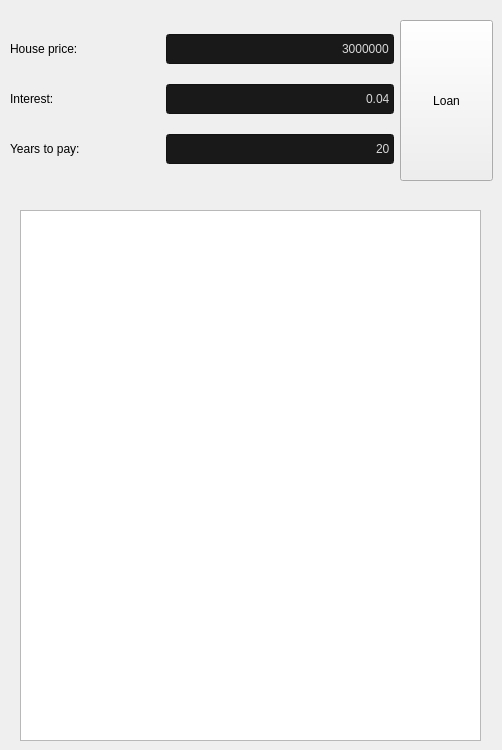
    <widget class="QWidget" name="page">
     <widget class="QWidget" name="layoutWidget_2">
      <property name="geometry">
       <rect>
        <x>10</x>
        <y>20</y>
        <width>384</width>
        <height>159</height>
       </rect>
      </property>
      <layout class="QVBoxLayout" name="verticalLayout_4">
       <item>
        <layout class="QHBoxLayout" name="horizontalLayout_9">
         <item>
          <widget class="QLabel" name="label_9">
           <property name="minimumSize">
            <size>
             <width>150</width>
             <height>0</height>
            </size>
           </property>
           <property name="text">
            <string>House price:</string>
           </property>
          </widget>
         </item>
         <item>
          <widget class="QLineEdit" name="lineEdit_9">
           <property name="minimumSize">
            <size>
             <width>200</width>
             <height>30</height>
            </size>
           </property>
           <property name="palette">
            <palette>
             <active>
              <colorrole role="WindowText">
               <brush brushstyle="SolidPattern">
                <color alpha="255">
                 <red>216</red>
                 <green>216</green>
                 <blue>216</blue>
                </color>
               </brush>
              </colorrole>
              <colorrole role="Button">
               <brush brushstyle="SolidPattern">
                <color alpha="255">
                 <red>25</red>
                 <green>25</green>
                 <blue>25</blue>
                </color>
               </brush>
              </colorrole>
              <colorrole role="Text">
               <brush brushstyle="SolidPattern">
                <color alpha="255">
                 <red>216</red>
                 <green>216</green>
                 <blue>216</blue>
                </color>
               </brush>
              </colorrole>
              <colorrole role="ButtonText">
               <brush brushstyle="SolidPattern">
                <color alpha="255">
                 <red>216</red>
                 <green>216</green>
                 <blue>216</blue>
                </color>
               </brush>
              </colorrole>
              <colorrole role="Base">
               <brush brushstyle="SolidPattern">
                <color alpha="255">
                 <red>25</red>
                 <green>25</green>
                 <blue>25</blue>
                </color>
               </brush>
              </colorrole>
              <colorrole role="Window">
               <brush brushstyle="SolidPattern">
                <color alpha="255">
                 <red>25</red>
                 <green>25</green>
                 <blue>25</blue>
                </color>
               </brush>
              </colorrole>
              <colorrole role="Highlight">
               <brush brushstyle="SolidPattern">
                <color alpha="255">
                 <red>41</red>
                 <green>140</green>
                 <blue>225</blue>
                </color>
               </brush>
              </colorrole>
              <colorrole role="HighlightedText">
               <brush brushstyle="SolidPattern">
                <color alpha="255">
                 <red>255</red>
                 <green>255</green>
                 <blue>255</blue>
                </color>
               </brush>
              </colorrole>
              <colorrole role="AlternateBase">
               <brush brushstyle="SolidPattern">
                <color alpha="0">
                 <red>0</red>
                 <green>0</green>
                 <blue>0</blue>
                </color>
               </brush>
              </colorrole>
              <colorrole role="PlaceholderText">
               <brush brushstyle="SolidPattern">
                <color alpha="128">
                 <red>216</red>
                 <green>216</green>
                 <blue>216</blue>
                </color>
               </brush>
              </colorrole>
             </active>
             <inactive>
              <colorrole role="WindowText">
               <brush brushstyle="SolidPattern">
                <color alpha="255">
                 <red>216</red>
                 <green>216</green>
                 <blue>216</blue>
                </color>
               </brush>
              </colorrole>
              <colorrole role="Button">
               <brush brushstyle="SolidPattern">
                <color alpha="255">
                 <red>25</red>
                 <green>25</green>
                 <blue>25</blue>
                </color>
               </brush>
              </colorrole>
              <colorrole role="Text">
               <brush brushstyle="SolidPattern">
                <color alpha="255">
                 <red>216</red>
                 <green>216</green>
                 <blue>216</blue>
                </color>
               </brush>
              </colorrole>
              <colorrole role="ButtonText">
               <brush brushstyle="SolidPattern">
                <color alpha="255">
                 <red>216</red>
                 <green>216</green>
                 <blue>216</blue>
                </color>
               </brush>
              </colorrole>
              <colorrole role="Base">
               <brush brushstyle="SolidPattern">
                <color alpha="255">
                 <red>25</red>
                 <green>25</green>
                 <blue>25</blue>
                </color>
               </brush>
              </colorrole>
              <colorrole role="Window">
               <brush brushstyle="SolidPattern">
                <color alpha="255">
                 <red>25</red>
                 <green>25</green>
                 <blue>25</blue>
                </color>
               </brush>
              </colorrole>
              <colorrole role="Highlight">
               <brush brushstyle="SolidPattern">
                <color alpha="255">
                 <red>41</red>
                 <green>140</green>
                 <blue>225</blue>
                </color>
               </brush>
              </colorrole>
              <colorrole role="HighlightedText">
               <brush brushstyle="SolidPattern">
                <color alpha="255">
                 <red>255</red>
                 <green>255</green>
                 <blue>255</blue>
                </color>
               </brush>
              </colorrole>
              <colorrole role="AlternateBase">
               <brush brushstyle="SolidPattern">
                <color alpha="0">
                 <red>0</red>
                 <green>0</green>
                 <blue>0</blue>
                </color>
               </brush>
              </colorrole>
              <colorrole role="PlaceholderText">
               <brush brushstyle="SolidPattern">
                <color alpha="128">
                 <red>216</red>
                 <green>216</green>
                 <blue>216</blue>
                </color>
               </brush>
              </colorrole>
             </inactive>
             <disabled>
              <colorrole role="WindowText">
               <brush brushstyle="SolidPattern">
                <color alpha="255">
                 <red>72</red>
                 <green>72</green>
                 <blue>72</blue>
                </color>
               </brush>
              </colorrole>
              <colorrole role="Button">
               <brush brushstyle="SolidPattern">
                <color alpha="255">
                 <red>40</red>
                 <green>40</green>
                 <blue>40</blue>
                </color>
               </brush>
              </colorrole>
              <colorrole role="Text">
               <brush brushstyle="SolidPattern">
                <color alpha="255">
                 <red>72</red>
                 <green>72</green>
                 <blue>72</blue>
                </color>
               </brush>
              </colorrole>
              <colorrole role="ButtonText">
               <brush brushstyle="SolidPattern">
                <color alpha="255">
                 <red>72</red>
                 <green>72</green>
                 <blue>72</blue>
                </color>
               </brush>
              </colorrole>
              <colorrole role="Base">
               <brush brushstyle="SolidPattern">
                <color alpha="255">
                 <red>40</red>
                 <green>40</green>
                 <blue>40</blue>
                </color>
               </brush>
              </colorrole>
              <colorrole role="Window">
               <brush brushstyle="SolidPattern">
                <color alpha="255">
                 <red>40</red>
                 <green>40</green>
                 <blue>40</blue>
                </color>
               </brush>
              </colorrole>
              <colorrole role="Highlight">
               <brush brushstyle="SolidPattern">
                <color alpha="255">
                 <red>41</red>
                 <green>140</green>
                 <blue>225</blue>
                </color>
               </brush>
              </colorrole>
              <colorrole role="HighlightedText">
               <brush brushstyle="SolidPattern">
                <color alpha="255">
                 <red>255</red>
                 <green>255</green>
                 <blue>255</blue>
                </color>
               </brush>
              </colorrole>
              <colorrole role="AlternateBase">
               <brush brushstyle="SolidPattern">
                <color alpha="0">
                 <red>0</red>
                 <green>0</green>
                 <blue>0</blue>
                </color>
               </brush>
              </colorrole>
              <colorrole role="PlaceholderText">
               <brush brushstyle="SolidPattern">
                <color alpha="128">
                 <red>72</red>
                 <green>72</green>
                 <blue>72</blue>
                </color>
               </brush>
              </colorrole>
             </disabled>
            </palette>
           </property>
           <property name="toolTip">
            <string/>
           </property>
           <property name="whatsThis">
            <string/>
           </property>
           <property name="styleSheet">
            <string notr="true"/>
           </property>
           <property name="inputMethodHints">
            <set>Qt::ImhHiddenText</set>
           </property>
           <property name="text">
            <string>3000000</string>
           </property>
           <property name="alignment">
            <set>Qt::AlignRight|Qt::AlignTrailing|Qt::AlignVCenter</set>
           </property>
           <property name="placeholderText">
            <string/>
           </property>
           <property name="clearButtonEnabled">
            <bool>false</bool>
           </property>
          </widget>
         </item>
        </layout>
       </item>
       <item>
        <layout class="QHBoxLayout" name="horizontalLayout_10">
         <item>
          <widget class="QLabel" name="label_10">
           <property name="minimumSize">
            <size>
             <width>150</width>
             <height>0</height>
            </size>
           </property>
           <property name="text">
            <string>Interest:</string>
           </property>
          </widget>
         </item>
         <item>
          <widget class="QLineEdit" name="lineEdit_10">
           <property name="minimumSize">
            <size>
             <width>200</width>
             <height>30</height>
            </size>
           </property>
           <property name="palette">
            <palette>
             <active>
              <colorrole role="WindowText">
               <brush brushstyle="SolidPattern">
                <color alpha="255">
                 <red>216</red>
                 <green>216</green>
                 <blue>216</blue>
                </color>
               </brush>
              </colorrole>
              <colorrole role="Button">
               <brush brushstyle="SolidPattern">
                <color alpha="255">
                 <red>25</red>
                 <green>25</green>
                 <blue>25</blue>
                </color>
               </brush>
              </colorrole>
              <colorrole role="Text">
               <brush brushstyle="SolidPattern">
                <color alpha="255">
                 <red>216</red>
                 <green>216</green>
                 <blue>216</blue>
                </color>
               </brush>
              </colorrole>
              <colorrole role="ButtonText">
               <brush brushstyle="SolidPattern">
                <color alpha="255">
                 <red>216</red>
                 <green>216</green>
                 <blue>216</blue>
                </color>
               </brush>
              </colorrole>
              <colorrole role="Base">
               <brush brushstyle="SolidPattern">
                <color alpha="255">
                 <red>25</red>
                 <green>25</green>
                 <blue>25</blue>
                </color>
               </brush>
              </colorrole>
              <colorrole role="Window">
               <brush brushstyle="SolidPattern">
                <color alpha="255">
                 <red>25</red>
                 <green>25</green>
                 <blue>25</blue>
                </color>
               </brush>
              </colorrole>
              <colorrole role="Highlight">
               <brush brushstyle="SolidPattern">
                <color alpha="255">
                 <red>41</red>
                 <green>140</green>
                 <blue>225</blue>
                </color>
               </brush>
              </colorrole>
              <colorrole role="HighlightedText">
               <brush brushstyle="SolidPattern">
                <color alpha="255">
                 <red>255</red>
                 <green>255</green>
                 <blue>255</blue>
                </color>
               </brush>
              </colorrole>
              <colorrole role="AlternateBase">
               <brush brushstyle="SolidPattern">
                <color alpha="0">
                 <red>0</red>
                 <green>0</green>
                 <blue>0</blue>
                </color>
               </brush>
              </colorrole>
              <colorrole role="PlaceholderText">
               <brush brushstyle="SolidPattern">
                <color alpha="128">
                 <red>216</red>
                 <green>216</green>
                 <blue>216</blue>
                </color>
               </brush>
              </colorrole>
             </active>
             <inactive>
              <colorrole role="WindowText">
               <brush brushstyle="SolidPattern">
                <color alpha="255">
                 <red>216</red>
                 <green>216</green>
                 <blue>216</blue>
                </color>
               </brush>
              </colorrole>
              <colorrole role="Button">
               <brush brushstyle="SolidPattern">
                <color alpha="255">
                 <red>25</red>
                 <green>25</green>
                 <blue>25</blue>
                </color>
               </brush>
              </colorrole>
              <colorrole role="Text">
               <brush brushstyle="SolidPattern">
                <color alpha="255">
                 <red>216</red>
                 <green>216</green>
                 <blue>216</blue>
                </color>
               </brush>
              </colorrole>
              <colorrole role="ButtonText">
               <brush brushstyle="SolidPattern">
                <color alpha="255">
                 <red>216</red>
                 <green>216</green>
                 <blue>216</blue>
                </color>
               </brush>
              </colorrole>
              <colorrole role="Base">
               <brush brushstyle="SolidPattern">
                <color alpha="255">
                 <red>25</red>
                 <green>25</green>
                 <blue>25</blue>
                </color>
               </brush>
              </colorrole>
              <colorrole role="Window">
               <brush brushstyle="SolidPattern">
                <color alpha="255">
                 <red>25</red>
                 <green>25</green>
                 <blue>25</blue>
                </color>
               </brush>
              </colorrole>
              <colorrole role="Highlight">
               <brush brushstyle="SolidPattern">
                <color alpha="255">
                 <red>41</red>
                 <green>140</green>
                 <blue>225</blue>
                </color>
               </brush>
              </colorrole>
              <colorrole role="HighlightedText">
               <brush brushstyle="SolidPattern">
                <color alpha="255">
                 <red>255</red>
                 <green>255</green>
                 <blue>255</blue>
                </color>
               </brush>
              </colorrole>
              <colorrole role="AlternateBase">
               <brush brushstyle="SolidPattern">
                <color alpha="0">
                 <red>0</red>
                 <green>0</green>
                 <blue>0</blue>
                </color>
               </brush>
              </colorrole>
              <colorrole role="PlaceholderText">
               <brush brushstyle="SolidPattern">
                <color alpha="128">
                 <red>216</red>
                 <green>216</green>
                 <blue>216</blue>
                </color>
               </brush>
              </colorrole>
             </inactive>
             <disabled>
              <colorrole role="WindowText">
               <brush brushstyle="SolidPattern">
                <color alpha="255">
                 <red>72</red>
                 <green>72</green>
                 <blue>72</blue>
                </color>
               </brush>
              </colorrole>
              <colorrole role="Button">
               <brush brushstyle="SolidPattern">
                <color alpha="255">
                 <red>40</red>
                 <green>40</green>
                 <blue>40</blue>
                </color>
               </brush>
              </colorrole>
              <colorrole role="Text">
               <brush brushstyle="SolidPattern">
                <color alpha="255">
                 <red>72</red>
                 <green>72</green>
                 <blue>72</blue>
                </color>
               </brush>
              </colorrole>
              <colorrole role="ButtonText">
               <brush brushstyle="SolidPattern">
                <color alpha="255">
                 <red>72</red>
                 <green>72</green>
                 <blue>72</blue>
                </color>
               </brush>
              </colorrole>
              <colorrole role="Base">
               <brush brushstyle="SolidPattern">
                <color alpha="255">
                 <red>40</red>
                 <green>40</green>
                 <blue>40</blue>
                </color>
               </brush>
              </colorrole>
              <colorrole role="Window">
               <brush brushstyle="SolidPattern">
                <color alpha="255">
                 <red>40</red>
                 <green>40</green>
                 <blue>40</blue>
                </color>
               </brush>
              </colorrole>
              <colorrole role="Highlight">
               <brush brushstyle="SolidPattern">
                <color alpha="255">
                 <red>41</red>
                 <green>140</green>
                 <blue>225</blue>
                </color>
               </brush>
              </colorrole>
              <colorrole role="HighlightedText">
               <brush brushstyle="SolidPattern">
                <color alpha="255">
                 <red>255</red>
                 <green>255</green>
                 <blue>255</blue>
                </color>
               </brush>
              </colorrole>
              <colorrole role="AlternateBase">
               <brush brushstyle="SolidPattern">
                <color alpha="0">
                 <red>0</red>
                 <green>0</green>
                 <blue>0</blue>
                </color>
               </brush>
              </colorrole>
              <colorrole role="PlaceholderText">
               <brush brushstyle="SolidPattern">
                <color alpha="128">
                 <red>72</red>
                 <green>72</green>
                 <blue>72</blue>
                </color>
               </brush>
              </colorrole>
             </disabled>
            </palette>
           </property>
           <property name="toolTip">
            <string/>
           </property>
           <property name="whatsThis">
            <string/>
           </property>
           <property name="styleSheet">
            <string notr="true"/>
           </property>
           <property name="inputMethodHints">
            <set>Qt::ImhHiddenText</set>
           </property>
           <property name="text">
            <string>0.04</string>
           </property>
           <property name="alignment">
            <set>Qt::AlignRight|Qt::AlignTrailing|Qt::AlignVCenter</set>
           </property>
           <property name="placeholderText">
            <string/>
           </property>
          </widget>
         </item>
        </layout>
       </item>
       <item>
        <layout class="QHBoxLayout" name="horizontalLayout_11">
         <item>
          <widget class="QLabel" name="label_11">
           <property name="minimumSize">
            <size>
             <width>150</width>
             <height>0</height>
            </size>
           </property>
           <property name="text">
            <string>Years to pay:</string>
           </property>
          </widget>
         </item>
         <item>
          <widget class="QLineEdit" name="lineEdit_11">
           <property name="minimumSize">
            <size>
             <width>200</width>
             <height>30</height>
            </size>
           </property>
           <property name="palette">
            <palette>
             <active>
              <colorrole role="WindowText">
               <brush brushstyle="SolidPattern">
                <color alpha="255">
                 <red>216</red>
                 <green>216</green>
                 <blue>216</blue>
                </color>
               </brush>
              </colorrole>
              <colorrole role="Button">
               <brush brushstyle="SolidPattern">
                <color alpha="255">
                 <red>25</red>
                 <green>25</green>
                 <blue>25</blue>
                </color>
               </brush>
              </colorrole>
              <colorrole role="Text">
               <brush brushstyle="SolidPattern">
                <color alpha="255">
                 <red>216</red>
                 <green>216</green>
                 <blue>216</blue>
                </color>
               </brush>
              </colorrole>
              <colorrole role="ButtonText">
               <brush brushstyle="SolidPattern">
                <color alpha="255">
                 <red>216</red>
                 <green>216</green>
                 <blue>216</blue>
                </color>
               </brush>
              </colorrole>
              <colorrole role="Base">
               <brush brushstyle="SolidPattern">
                <color alpha="255">
                 <red>25</red>
                 <green>25</green>
                 <blue>25</blue>
                </color>
               </brush>
              </colorrole>
              <colorrole role="Window">
               <brush brushstyle="SolidPattern">
                <color alpha="255">
                 <red>25</red>
                 <green>25</green>
                 <blue>25</blue>
                </color>
               </brush>
              </colorrole>
              <colorrole role="Highlight">
               <brush brushstyle="SolidPattern">
                <color alpha="255">
                 <red>41</red>
                 <green>140</green>
                 <blue>225</blue>
                </color>
               </brush>
              </colorrole>
              <colorrole role="HighlightedText">
               <brush brushstyle="SolidPattern">
                <color alpha="255">
                 <red>255</red>
                 <green>255</green>
                 <blue>255</blue>
                </color>
               </brush>
              </colorrole>
              <colorrole role="AlternateBase">
               <brush brushstyle="SolidPattern">
                <color alpha="0">
                 <red>0</red>
                 <green>0</green>
                 <blue>0</blue>
                </color>
               </brush>
              </colorrole>
              <colorrole role="PlaceholderText">
               <brush brushstyle="SolidPattern">
                <color alpha="128">
                 <red>216</red>
                 <green>216</green>
                 <blue>216</blue>
                </color>
               </brush>
              </colorrole>
             </active>
             <inactive>
              <colorrole role="WindowText">
               <brush brushstyle="SolidPattern">
                <color alpha="255">
                 <red>216</red>
                 <green>216</green>
                 <blue>216</blue>
                </color>
               </brush>
              </colorrole>
              <colorrole role="Button">
               <brush brushstyle="SolidPattern">
                <color alpha="255">
                 <red>25</red>
                 <green>25</green>
                 <blue>25</blue>
                </color>
               </brush>
              </colorrole>
              <colorrole role="Text">
               <brush brushstyle="SolidPattern">
                <color alpha="255">
                 <red>216</red>
                 <green>216</green>
                 <blue>216</blue>
                </color>
               </brush>
              </colorrole>
              <colorrole role="ButtonText">
               <brush brushstyle="SolidPattern">
                <color alpha="255">
                 <red>216</red>
                 <green>216</green>
                 <blue>216</blue>
                </color>
               </brush>
              </colorrole>
              <colorrole role="Base">
               <brush brushstyle="SolidPattern">
                <color alpha="255">
                 <red>25</red>
                 <green>25</green>
                 <blue>25</blue>
                </color>
               </brush>
              </colorrole>
              <colorrole role="Window">
               <brush brushstyle="SolidPattern">
                <color alpha="255">
                 <red>25</red>
                 <green>25</green>
                 <blue>25</blue>
                </color>
               </brush>
              </colorrole>
              <colorrole role="Highlight">
               <brush brushstyle="SolidPattern">
                <color alpha="255">
                 <red>41</red>
                 <green>140</green>
                 <blue>225</blue>
                </color>
               </brush>
              </colorrole>
              <colorrole role="HighlightedText">
               <brush brushstyle="SolidPattern">
                <color alpha="255">
                 <red>255</red>
                 <green>255</green>
                 <blue>255</blue>
                </color>
               </brush>
              </colorrole>
              <colorrole role="AlternateBase">
               <brush brushstyle="SolidPattern">
                <color alpha="0">
                 <red>0</red>
                 <green>0</green>
                 <blue>0</blue>
                </color>
               </brush>
              </colorrole>
              <colorrole role="PlaceholderText">
               <brush brushstyle="SolidPattern">
                <color alpha="128">
                 <red>216</red>
                 <green>216</green>
                 <blue>216</blue>
                </color>
               </brush>
              </colorrole>
             </inactive>
             <disabled>
              <colorrole role="WindowText">
               <brush brushstyle="SolidPattern">
                <color alpha="255">
                 <red>72</red>
                 <green>72</green>
                 <blue>72</blue>
                </color>
               </brush>
              </colorrole>
              <colorrole role="Button">
               <brush brushstyle="SolidPattern">
                <color alpha="255">
                 <red>40</red>
                 <green>40</green>
                 <blue>40</blue>
                </color>
               </brush>
              </colorrole>
              <colorrole role="Text">
               <brush brushstyle="SolidPattern">
                <color alpha="255">
                 <red>72</red>
                 <green>72</green>
                 <blue>72</blue>
                </color>
               </brush>
              </colorrole>
              <colorrole role="ButtonText">
               <brush brushstyle="SolidPattern">
                <color alpha="255">
                 <red>72</red>
                 <green>72</green>
                 <blue>72</blue>
                </color>
               </brush>
              </colorrole>
              <colorrole role="Base">
               <brush brushstyle="SolidPattern">
                <color alpha="255">
                 <red>40</red>
                 <green>40</green>
                 <blue>40</blue>
                </color>
               </brush>
              </colorrole>
              <colorrole role="Window">
               <brush brushstyle="SolidPattern">
                <color alpha="255">
                 <red>40</red>
                 <green>40</green>
                 <blue>40</blue>
                </color>
               </brush>
              </colorrole>
              <colorrole role="Highlight">
               <brush brushstyle="SolidPattern">
                <color alpha="255">
                 <red>41</red>
                 <green>140</green>
                 <blue>225</blue>
                </color>
               </brush>
              </colorrole>
              <colorrole role="HighlightedText">
               <brush brushstyle="SolidPattern">
                <color alpha="255">
                 <red>255</red>
                 <green>255</green>
                 <blue>255</blue>
                </color>
               </brush>
              </colorrole>
              <colorrole role="AlternateBase">
               <brush brushstyle="SolidPattern">
                <color alpha="0">
                 <red>0</red>
                 <green>0</green>
                 <blue>0</blue>
                </color>
               </brush>
              </colorrole>
              <colorrole role="PlaceholderText">
               <brush brushstyle="SolidPattern">
                <color alpha="128">
                 <red>72</red>
                 <green>72</green>
                 <blue>72</blue>
                </color>
               </brush>
              </colorrole>
             </disabled>
            </palette>
           </property>
           <property name="toolTip">
            <string/>
           </property>
           <property name="whatsThis">
            <string/>
           </property>
           <property name="styleSheet">
            <string notr="true"/>
           </property>
           <property name="inputMethodHints">
            <set>Qt::ImhHiddenText</set>
           </property>
           <property name="text">
            <string>20</string>
           </property>
           <property name="alignment">
            <set>Qt::AlignRight|Qt::AlignTrailing|Qt::AlignVCenter</set>
           </property>
           <property name="placeholderText">
            <string/>
           </property>
          </widget>
         </item>
        </layout>
       </item>
      </layout>
     </widget>
     <widget class="QPushButton" name="pushButton_7">
      <property name="geometry">
       <rect>
        <x>400</x>
        <y>20</y>
        <width>93</width>
        <height>161</height>
       </rect>
      </property>
      <property name="whatsThis">
       <string>Adds food to meal</string>
      </property>
      <property name="text">
       <string>Loan</string>
      </property>
     </widget>
     <widget class="QTextEdit" name="textEditConsole">
      <property name="geometry">
       <rect>
        <x>20</x>
        <y>210</y>
        <width>461</width>
        <height>531</height>
       </rect>
      </property>
     </widget>
    </widget>
